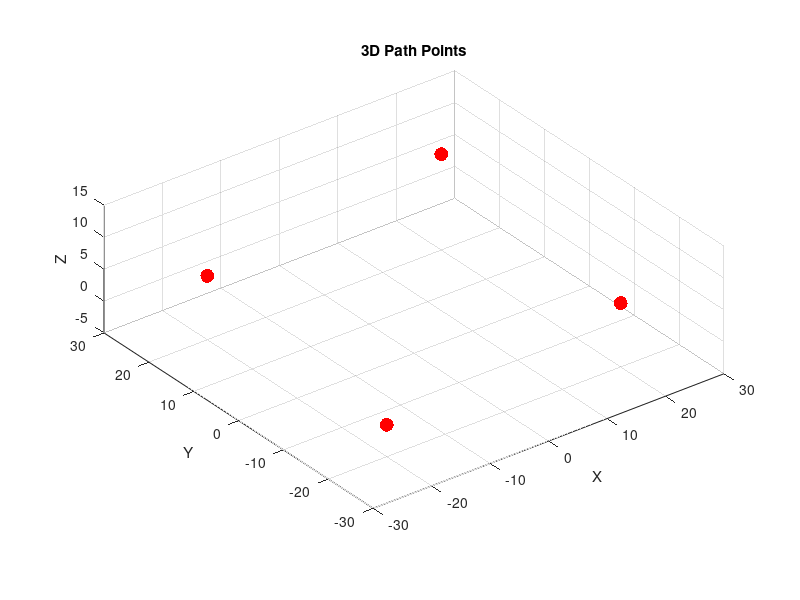

Here is the MATLAB script that generated this plot:
function path_points()
% رسم نفس المسار الأول لكن نقاط فقط

% تعريف المسار
path = [-20  20  20 -20 -20;
        -20 -20  20  20 -20;
          0   5  10   5   0];

figure;
hold on; grid on; axis equal;
axis([-30 30 -30 30 -5 15]);
xlabel('X'); ylabel('Y'); zlabel('Z');
title('3D Path Points');
view(3);

% رسم النقاط فقط
scatter3(path(1,:), path(2,:), path(3,:), 100, 'r', 'filled');
